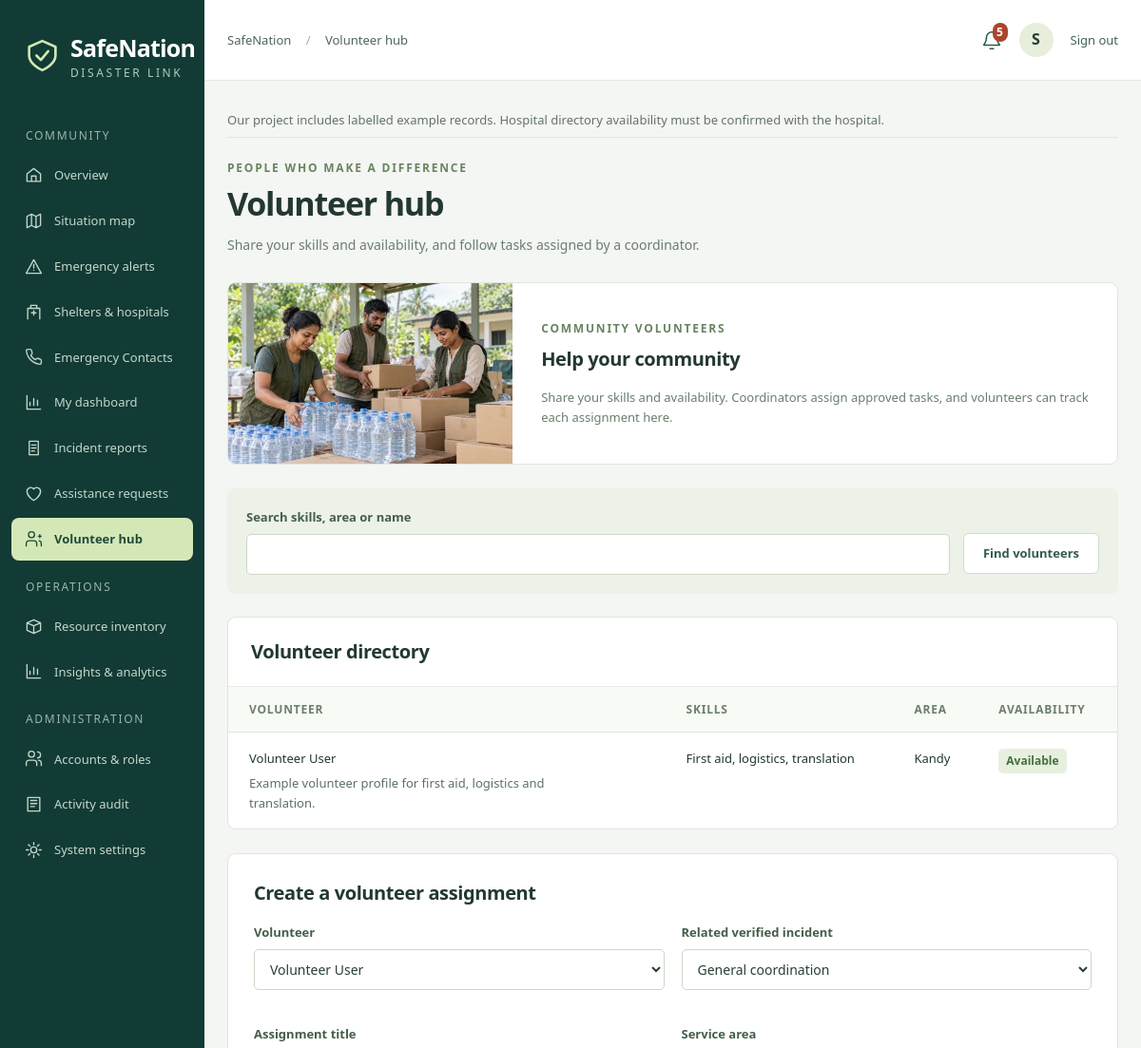
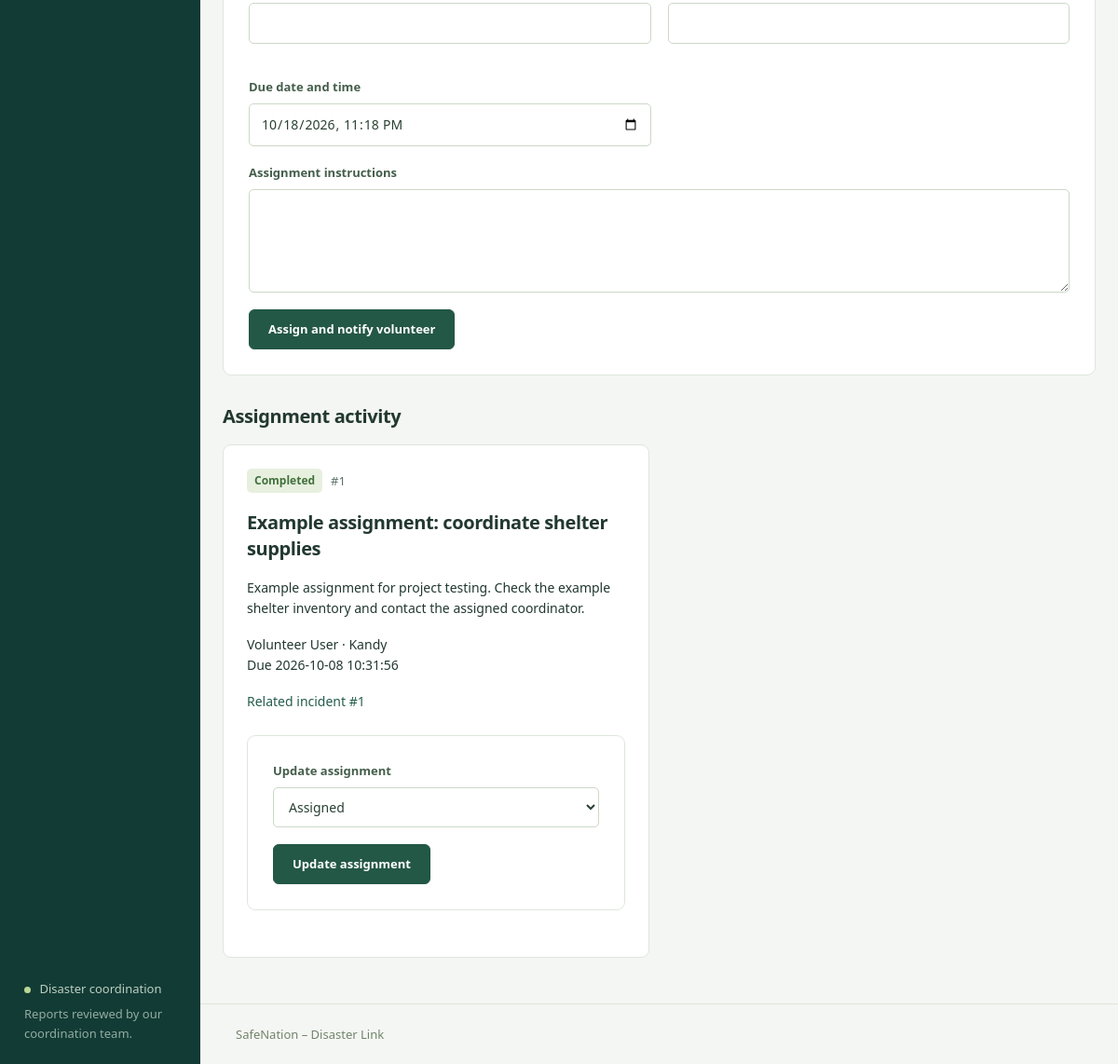
Page /index.php?page=volunteers (signed in) on the committed database (2 pictures, top to bottom).
### tables this page shows
CREATE TABLE `settings` (
  `name` varchar(80) NOT NULL,
  `value` text NOT NULL,
  PRIMARY KEY (`name`)
);

CREATE TABLE `users` (
  `id` int(10) unsigned NOT NULL AUTO_INCREMENT,
  `name` varchar(100) NOT NULL,
  `email` varchar(190) NOT NULL,
  `password_hash` varchar(255) NOT NULL,
  `role` varchar(32) NOT NULL DEFAULT 'citizen',
  `phone` varchar(30) NOT NULL DEFAULT '',
  `area` varchar(100) NOT NULL DEFAULT '',
  `active` tinyint(1) NOT NULL DEFAULT 1,
  `created_at` datetime NOT NULL DEFAULT current_timestamp(),
  PRIMARY KEY (`id`),
  UNIQUE KEY `email` (`email`),
  KEY `role` (`role`),
  CONSTRAINT `users_ibfk_1` FOREIGN KEY (`role`) REFERENCES `roles` (`name`)
);

CREATE TABLE `volunteers` (
  `user_id` int(10) unsigned NOT NULL,
  `skills` varchar(255) NOT NULL,
  `experience` text NOT NULL,
  `availability` varchar(30) NOT NULL,
  `service_area` varchar(100) NOT NULL,
  PRIMARY KEY (`user_id`),
  CONSTRAINT `volunteers_ibfk_1` FOREIGN KEY (`user_id`) REFERENCES `users` (`id`)
);

CREATE TABLE `volunteer_assignments` (
  `id` int(10) unsigned NOT NULL AUTO_INCREMENT,
  `volunteer_id` int(10) unsigned NOT NULL,
  `report_id` int(10) unsigned DEFAULT NULL,
  `coordinator_id` int(10) unsigned NOT NULL,
  `title` varchar(150) NOT NULL,
  `instructions` text NOT NULL,
  `area` varchar(100) NOT NULL,
  `due_at` datetime NOT NULL,
  `status` varchar(30) NOT NULL DEFAULT 'assigned',
  `created_at` datetime NOT NULL DEFAULT current_timestamp(),
  PRIMARY KEY (`id`),
  KEY `volunteer_id` (`volunteer_id`),
  KEY `report_id` (`report_id`),
  KEY `coordinator_id` (`coordinator_id`),
  CONSTRAINT `volunteer_assignments_ibfk_1` FOREIGN KEY (`volunteer_id`) REFERENCES `volunteers` (`user_id`),
  CONSTRAINT `volunteer_assignments_ibfk_2` FOREIGN KEY (`report_id`) REFERENCES `reports` (`id`),
  CONSTRAINT `volunteer_assignments_ibfk_3` FOREIGN KEY (`coordinator_id`) REFERENCES `users` (`id`)
);

### app/pages/operations.php (the view, shortened to what this page needs)
<?php
function page_volunteers(): void {
 need_login();heading('PEOPLE WHO MAKE A DIFFERENCE','Volunteer hub','Share your skills and availability, and follow tasks assigned by a coordinator.');$u=user();$v=one('SELECT * FROM volunteers WHERE user_id=?',[$u['id']])??[];echo '<section class="volunteer-intro card"><figure>'.visual_image('community','volunteer-photo',false,'(max-width: 600px) calc(100vw - 32px), 330px').'</figure><div><p class="eyebrow">COMMUNITY VOLUNTEERS</p><h2>Help your community</h2><p>Share your skills and availability. Coordinators assign approved tasks, and volunteers can track each assignment here.</p></div></section>';
 if(can('coordinate')) {$q=trim((string)($_GET['q']??''));echo '<form class="filters" method="get"><input type="hidden" name="page" value="volunteers">';field('q','Search skills, area or name','search',$q,false);echo '<button class="button secondary">Find volunteers</button></form>';$rows=all('SELECT v.*,u.name,u.email,u.active FROM volunteers v JOIN users u ON u.id=v.user_id WHERE u.active=1 AND (v.skills LIKE ? OR v.service_area LIKE ? OR u.name LIKE ?) ORDER BY v.availability,u.name',['%'.$q.'%','%'.$q.'%','%'.$q.'%']);echo '<section class="card"><div class="card-head"><h2>Volunteer directory</h2></div><div class="table-wrap"><table><thead><tr><th>Volunteer</th><th>Skills</th><th>Area</th><th>Availability</th></tr></thead><tbody>';foreach($rows as $v)echo '<tr><td>'.e($v['name']).'<small>'.e($v['experience']).'</small></td><td>'.e($v['skills']).'</td><td>'.e($v['service_area']).'</td><td>'.badge($v['availability']).'</td></tr>';echo '</tbody></table></div></section>';start_form('assignment','Create a volunteer assignment');echo '<div class="form-grid">';select('volunteer_id','Volunteer',array_column(array_filter($rows,fn($v)=>$v['availability']!=='unavailable'),'name','user_id'));select('report_id','Related verified incident',[0=>'General coordination']+array_column(all("SELECT id,CONCAT('#',id,' · ',title) label FROM reports WHERE status='verified'"),'label','id'));field('title','Assignment title','text','',true,'minlength="5" maxlength="150"');field('area','Service area','text','',true,'maxlength="100"');field('due_at','Due date and time','datetime-local',date('Y-m-d\TH:i',time()+86400));echo '</div>';textarea('instructions','Assignment instructions','',10,3000);end_form('Assign and notify volunteer');}
 $where=can('coordinate')?'':' WHERE a.volunteer_id=?';$params=can('coordinate')?[]:[$u['id']];$count=(int)scalar('SELECT COUNT(*) FROM volunteer_assignments a'.$where,$params);$offset=(max(1,(int)($_GET['p']??1))-1)*10;$rows=all('SELECT a.*,u.name volunteer FROM volunteer_assignments a JOIN users u ON u.id=a.volunteer_id'.$where.' ORDER BY a.id DESC LIMIT 10 OFFSET '.$offset,$params);echo '<div class="section-head"><h2>'.(can('coordinate')?'Assignment activity':'My assignments').'</h2></div><div class="request-grid">';if(!$rows)empty_state('No assignments yet','Approved tasks will appear here.');foreach($rows as $a){echo '<article class="card padded"><div class="badge-row">'.badge($a['status']).'<small>#'.e($a['id']).'</small></div><h2>'.e($a['title']).'</h2><p>'.e($a['instructions']).'</p><p>'.e($a['volunteer']).' · '.e($a['area']).'<br>Due '.e($a['due_at']).'</p>';if($a['report_id'])echo '<a href="'.url('report',['id'=>$a['report_id']]).'">Related incident #'.e($a['report_id']).'</a>';$opts=can('coordinate')?['assigned','accepted','in_progress','completed','declined','cancelled']:(['assigned'=>['accepted','declined'],'accepted'=>['in_progress','declined'],'in_progress'=>['completed']][$a['status']]??[]);if($opts){start_form('assignment_update');echo '<input type="hidden" name="id" value="'.e($a['id']).'">';select('status','Update assignment',array_combine($opts,array_map(fn($s)=>ucfirst(str_replace('_',' ',$s)),$opts)));end_form('Update assignment');}echo '</article>';}echo '</div>';pager($count,10,'volunteers');
}

### app/view.php (shortened to what this page needs)
<?php
function icon(string $name): string {
 $paths=['phone'=>'M22 16.9v3a2 2 0 0 1-2.2 2 19.8 19.8 0 0 1-8.6-3.1 19.5 19.5 0 0 1-6-6 19.8 19.8 0 0 1-3.1-8.7A2 2 0 0 1 4.1 2h3a2 2 0 0 1 2 1.7c.1 1 .4 2 .7 2.9a2 2 0 0 1-.5 2.1L8 10a16 16 0 0 0 6 6l1.3-1.3a2 2 0 0 1 2.1-.5c.9.3 1.9.6 2.9.7a2 2 0 0 1 1.7 2z','home'=>'M3 10 12 3l9 7v10H3z M9 20v-7h6v7','map'=>'m3 6 6-3 6 3 6-3v15l-6 3-6-3-6 3z M9 3v15 M15 6v15','reports'=>'M6 3h12v18H6z M9 8h6 M9 12h6 M9 16h4','alerts'=>'M12 3 2 21h20z M12 9v5 M12 17h.01','facilities'=>'M4 21V7h16v14 M8 7V3h8v4 M9 13h6 M12 10v6','assistance'=>'M12 21s-9-5-9-12a5 5 0 0 1 9-3 5 5 0 0 1 9 3c0 7-9 12-9 12z','volunteers'=>'M16 21v-3a4 4 0 0 0-4-4H6a4 4 0 0 0-4 4v3 M9 10a4 4 0 1 0 0-8 4 4 0 0 0 0 8 M18 8h4 M20 6v4 M19 14a4 4 0 0 1 3 4v3','resources'=>'m3 7 9-4 9 4-9 4z M3 7v10l9 4 9-4V7 M12 11v10','analytics'=>'M3 3v18h18 M7 16v-4 M12 16V7 M17 16v-7','users'=>'M16 21v-3a4 4 0 0 0-4-4H6a4 4 0 0 0-4 4v3 M9 10a4 4 0 1 0 0-8 4 4 0 0 0 0 8 M17 3a4 4 0 0 1 0 8 M18 14a4 4 0 0 1 4 4v3','notifications'=>'M18 8a6 6 0 0 0-12 0c0 7-3 7-3 9h18c0-2-3-2-3-9 M10 21h4','settings'=>'M12 8a4 4 0 1 0 0 8 4 4 0 0 0 0-8 M12 2v3 M12 19v3 M2 12h3 M19 12h3 M5 5l2 2 M17 17l2 2 M5 19l2-2 M17 7l2-2','audit'=>'M4 3h16v18H4z M8 7h8 M8 11h8 M8 15h5','arrow'=>'M4 12h16 M14 6l6 6-6 6','shield'=>'m12 2 9 4v6c0 6-9 10-9 10S3 18 3 12V6z M8 12l3 3 5-6'];
 return '<svg class="icon" viewBox="0 0 24 24" fill="none" stroke="currentColor" stroke-width="1.7" stroke-linecap="round" stroke-linejoin="round" aria-hidden="true"><path d="'.($paths[$name]??$paths['home']).'"/></svg>';
}
function layout_start(string $title,string $page): void {
 $u=user();$site=(string)(scalar("SELECT value FROM settings WHERE name='site_name'")?:'SafeNation');$unread=$u?(int)scalar('SELECT COUNT(*) FROM notifications WHERE user_id=? AND read_at IS NULL',[$u['id']]):0;
 echo '<!doctype html><html lang="en"><head><meta charset="utf-8"><meta name="viewport" content="width=device-width,initial-scale=1"><meta name="theme-color" content="#123b35"><title>'.e($title).' · '.e($site).'</title><link rel="icon" href="assets/logo.svg" type="image/svg+xml"><link rel="stylesheet" href="assets/vendor/leaflet/leaflet.css"><link rel="stylesheet" href="assets/css/app.css?v=facility-images-2"><script defer src="assets/vendor/leaflet/leaflet.js"></script><script defer src="assets/js/app.js?v=location-1"></script><script defer src="assets/js/location-picker.js?v=1"></script></head><body><a class="skip" href="#main">Skip to content</a><div class="shell"><aside class="sidebar" id="sidebar"><a class="brand" href="'.url().'">'.icon('shield').'<span>'.e($site).'<small>DISASTER LINK</small></span></a><div class="nav-label">COMMUNITY</div><nav aria-label="Main navigation">';
 $links=['home'=>['Overview','home'],'map'=>['Situation map','map'],'alerts'=>['Emergency alerts','alerts'],'facilities'=>['Shelters & hospitals','facilities'],'emergency-contacts'=>['Emergency Contacts','phone']];
 if($u)$links+=['dashboard'=>['My dashboard','analytics'],'reports'=>[can('respond')?'Incident reports':'My reports','reports'],'assistance'=>['Assistance requests','assistance'],'volunteers'=>['Volunteer hub','volunteers']];
 foreach($links as $p=>[$label,$ic])echo '<a '.($page===$p?'aria-current="page"':'').' class="nav-item '.($page===$p?'active':'').'" href="'.url($p).'">'.icon($ic).e($label).'</a>';
 if(can('coordinate')){echo '<div class="nav-label">OPERATIONS</div>';foreach(['resources'=>['Resource inventory','resources'],'analytics'=>['Insights & analytics','analytics']] as $p=>[$label,$ic])echo '<a class="nav-item '.($page===$p?'active':'').'" href="'.url($p).'">'.icon($ic).e($label).'</a>';}
 if(can('admin')){echo '<div class="nav-label">ADMINISTRATION</div>';foreach(['users'=>['Accounts & roles','users'],'audit'=>['Activity audit','audit'],'settings'=>['System settings','settings']] as $p=>[$label,$ic])echo '<a class="nav-item '.($page===$p?'active':'').'" href="'.url($p).'">'.icon($ic).e($label).'</a>';}
 echo '</nav><div class="sidebar-bottom"><span class="status-dot"></span> Disaster coordination<small>Reports reviewed by our coordination team.</small></div></aside><div class="workspace"><header class="topbar"><button class="icon-button menu-toggle" aria-label="Toggle navigation" aria-expanded="false">☰</button><div class="breadcrumb">SafeNation <span>/</span> '.e($title).'</div><div class="top-actions">';
 if($u){echo '<a class="notification-link" aria-label="Notifications, '.$unread.' unread" href="'.url('notifications').'">'.icon('notifications').($unread?'<b>'.$unread.'</b>':'').'</a><a class="user-link" href="'.url('profile').'"><span class="avatar">'.e(mb_substr($u['name'],0,1)).'</span><span>'.e($u['name']).'<small>'.e(ucwords(str_replace('_',' ',$u['role']))).'</small></span></a><form method="post" class="inline">';token();echo '<input type="hidden" name="action" value="logout"><button class="text-button">Sign out</button></form>';}
 else echo '<a class="text-button" href="'.url('login').'">Sign in</a><a class="button small" href="'.url('register').'">Join SafeNation</a>';
 echo '</div></header><main id="main">';
 $announcement=(string)scalar("SELECT value FROM settings WHERE name='announcement'");
 if(trim($announcement)!=='')echo '<div class="environment-note">'.e($announcement).'</div>';
}
function layout_end(): void {echo '</main><footer>SafeNation – Disaster Link </footer></div></div></body></html>';}
function heading(string $eyebrow,string $title,string $subtitle,string $action=''): void {echo '<div class="page-heading"><div><p class="eyebrow">'.e($eyebrow).'</p><h1>'.e($title).'</h1><p class="muted">'.e($subtitle).'</p></div>'.$action.'</div>';}
function start_form(string $action,string $title='',string $class=''): void {echo '<form method="post" class="card form-card '.e($class).'">';if($title)echo '<h2>'.e($title).'</h2>';}
function end_form(string $label='Save changes'): void {echo '<div class="form-actions"><button class="button">'.e($label).'</button></div></form>';}
function field(string $name,string $label,string $type='text',mixed $value='',bool $required=true,string $attrs=''): void {echo '<label class="field"><span>'.e($label).'</span><input name="'.e($name).'" type="'.e($type).'" value="'.e($value).'" '.($required?'required':'').' '.$attrs.'></label>';}
function textarea(string $name,string $label,string $value='',int $min=0,int $max=5000): void {echo '<label class="field"><span>'.e($label).'</span><textarea name="'.e($name).'" rows="4" '.($min?'required':'').' minlength="'.$min.'" maxlength="'.$max.'">'.e($value).'</textarea></label>';}
function select(string $name,string $label,array $options,mixed $selected=''): void {echo '<label class="field"><span>'.e($label).'</span><select name="'.e($name).'">';foreach($options as $v=>$l)echo '<option value="'.e($v).'" '.((string)$v===(string)$selected?'selected':'').'>'.e($l).'</option>';echo '</select></label>';}
function image_asset(string $subject): array {
    $assets = [
        'community' => ['community', 'Illustration of community volunteers preparing drinking water and relief boxes'],
        'flood' => ['flood', 'Illustration of monsoon floodwater surrounding homes on a tropical street'],
        'fire' => ['fire', 'Illustration of flames and smoke at a small tiled-roof building'],
        'landslide' => ['landslide', 'Illustration of a landslide covering part of a hill-country road'],
        'storm' => ['storm', 'Illustration of strong coastal winds bending palm trees beside rough seas'],
        'heavy rainfall' => ['rainfall', 'Illustration of heavy monsoon rain and roof runoff along a residential lane'],
        'shelter' => ['shelter', 'Illustration of a prepared community shelter with cots, blankets and water supplies'],
        'hospital' => ['hospital', 'Illustration of a hospital entrance with an accessible ramp and tropical planting'],
    ];
    $key = strtolower(trim($subject));
    return $assets[$key] ?? $assets['community'];
}
function visual_image(string $subject, string $class = '', bool $eager = false, string $sizes = '100vw'): string {
    [$name, $alt] = image_asset($subject);
    $base = 'assets/images/' . $name;
    $sources = $base . '-240.webp 240w, ' . $base . '-480.webp 480w, ' . $base . '.webp 960w';
    return '<img class="' . e($class) . '" src="' . e($base) . '.webp" srcset="' . e($sources) . '" sizes="' . e($sizes) . '" width="960" height="640" alt="' . e($alt) . '" loading="' . ($eager ? 'eager' : 'lazy') . '" decoding="async"' . ($eager ? ' fetchpriority="high"' : '') . '>';
}

### app/bootstrap.php (shortened to what this page needs)
<?php
function config(): array {static $c; return $c ??= require dirname(__DIR__).'/config/database.php';}
function db(): PDO {static $p; if (!$p) {$c=config();$p=new PDO("mysql:host={$c['host']};port={$c['port']};dbname={$c['database']};charset=utf8mb4",$c['username'],$c['password'],[PDO::ATTR_ERRMODE=>PDO::ERRMODE_EXCEPTION,PDO::ATTR_DEFAULT_FETCH_MODE=>PDO::FETCH_ASSOC,PDO::ATTR_EMULATE_PREPARES=>false]);$p->exec("SET time_zone = '+05:30'");}return $p;}
function query(string $sql,array $args=[]): PDOStatement {$s=db()->prepare($sql);$s->execute($args);return $s;}
function all(string $sql,array $args=[]): array {return query($sql,$args)->fetchAll();}
function one(string $sql,array $args=[]): ?array {return query($sql,$args)->fetch() ?: null;}
function scalar(string $sql,array $args=[]): mixed {return query($sql,$args)->fetchColumn();}
function e(mixed $v): string {return htmlspecialchars((string)$v,ENT_QUOTES|ENT_SUBSTITUTE,'UTF-8');}
function url(string $page='home',array $args=[]): string {return 'index.php?'.http_build_query(['page'=>$page]+$args);}
function user(): ?array {static $loaded=false,$u=null;if (!$loaded) {$loaded=true;if(isset($_SESSION['uid'])) $u=one('SELECT * FROM users WHERE id=? AND active=1',[$_SESSION['uid']]);}return $u;}
function can(string $ability): bool {$role=user()['role']??'';$permissions=['coordinate'=>['admin','authority'],'respond'=>['admin','authority','responder'],'facilities'=>['admin','authority','facility_manager'],'admin'=>['admin']];return in_array($role,$permissions[$ability]??[],true);}
function need_login(): void {if(!user()) {flash('Please sign in to continue.','info');go('login');}if(time()-($_SESSION['last_seen']??time())>3600){session_unset();flash('Your session expired. Please sign in.','info');go('login');}$_SESSION['last_seen']=time();}
function badge(string $value): string {return '<span class="badge '.e(strtolower(str_replace(' ','-',$value))).'">'.e(ucfirst(str_replace('_',' ',$value))).'</span>';}

### rows in the picture
settings: value "SafeNation"
users: name "S"
settings: value "Our project includes labelled example records. Hospital directory availability must be confirmed with the hospital."
volunteers: user_id.name "Volunteer User", experience "Example volunteer profile for first aid, logistics and translation.", skills "First aid, logistics, translation", service_area "Kandy", availability "Available"
volunteer_assignments: status "Completed", id "1", title "Example assignment: coordinate shelter supplies", instructions "Example assignment for project testing. Check the example shelter inventory and contact the assigned coordinator.", users.name "Volunteer User", area "Kandy", due_at "2026-10-08 10:31:56", report "1"

### other values in the picture
$label "Overview"
$label "Situation map"
$label "Emergency alerts"
$label "Shelters & hospitals"
$label "Emergency Contacts"
$label "My dashboard"
$label "Incident reports"
$label "Assistance requests"
$label "Volunteer hub"
$label "Resource inventory"
$label "Insights & analytics"
$label "Accounts & roles"
$label "Activity audit"
$label "System settings"
$title "Volunteer hub"
